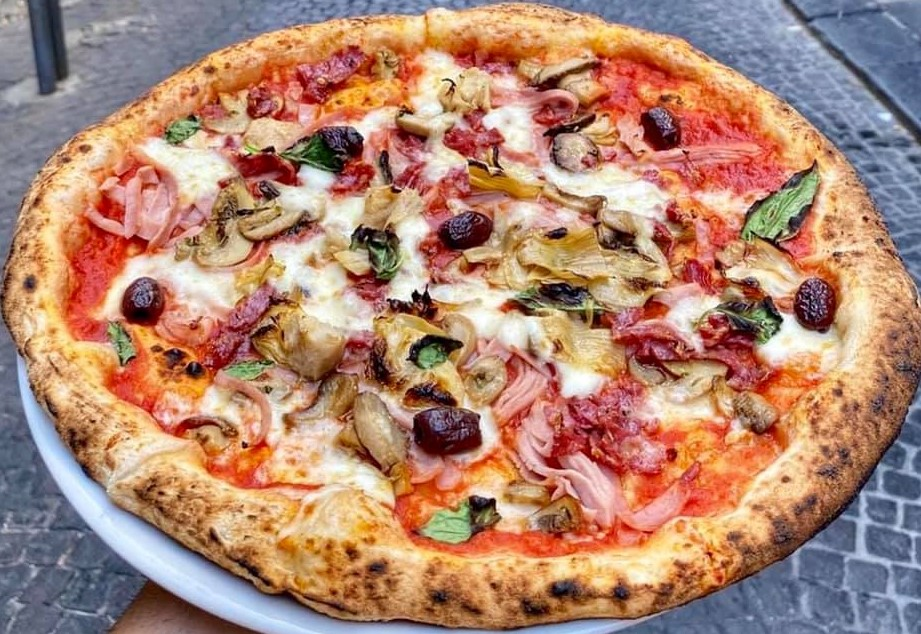
#> input picture datasets/images/train/image0008.jpg, 921 x 634 px
$ python -i kq.py   (imports and definitions only)
#> lines starting #> are read from the running program, lines starting #| are printed output that depends on the picture
#> further down, picture is the input picture: shape (634, 921, 3); mean B, G, R 114.2, 134.4, 176.5
from ultralytics import YOLO
import cv2

# Hàm áp dụng CLAHE
def apply_clahe(frame):
    lab = cv2.cvtColor(frame, cv2.COLOR_BGR2LAB)
#> lab: shape (634, 921, 3); mean of channels 0, 1, 2 152.8, 142.9, 146
    l, a, b = cv2.split(lab)
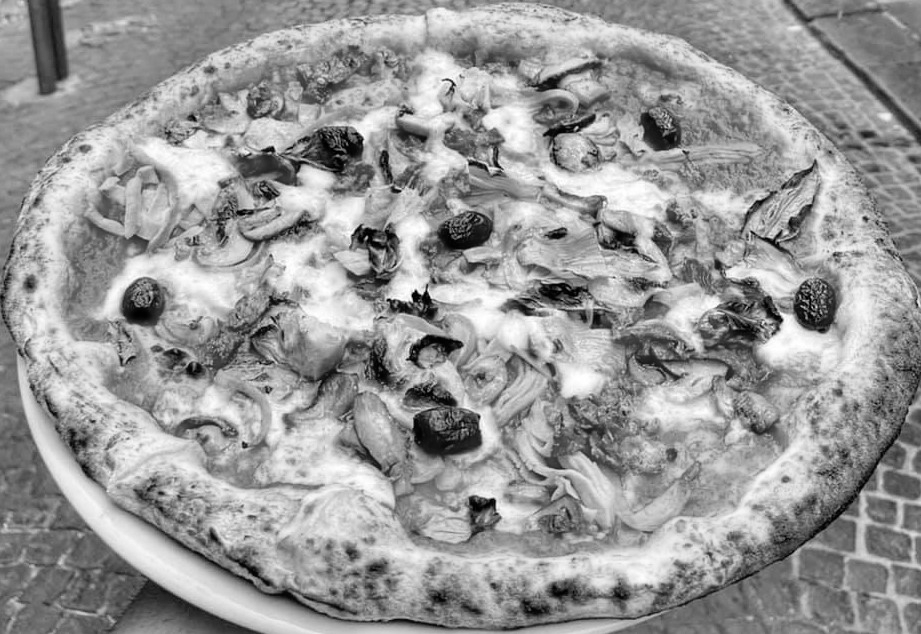
#> l: shape (634, 921); min 0, max 255, mean 152.8
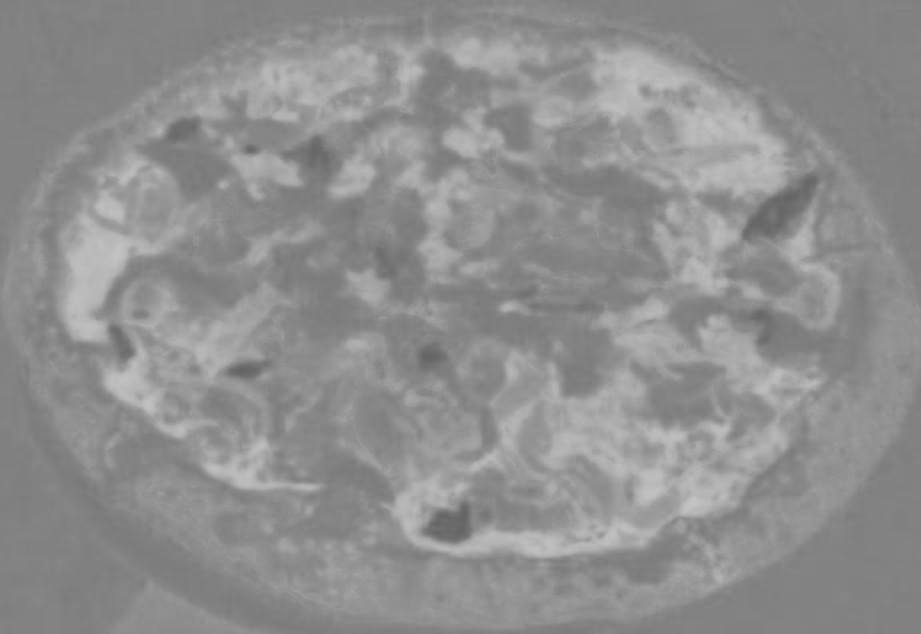
#> a: shape (634, 921); min 99, max 197, mean 142.9
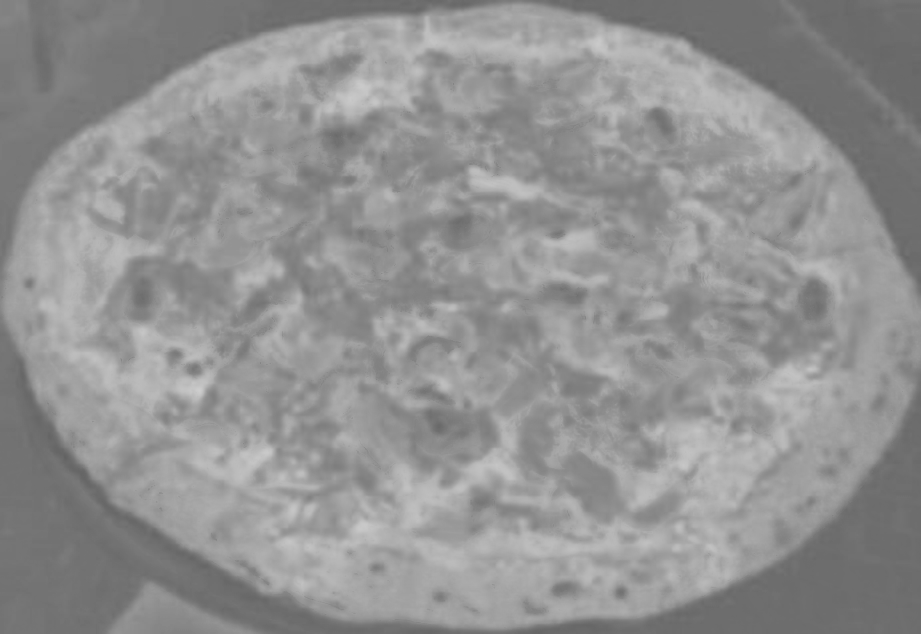
#> b: shape (634, 921); min 98, max 206, mean 146

    clahe = cv2.createCLAHE(clipLimit=3.0, tileGridSize=(8, 8))
    cl = clahe.apply(l)
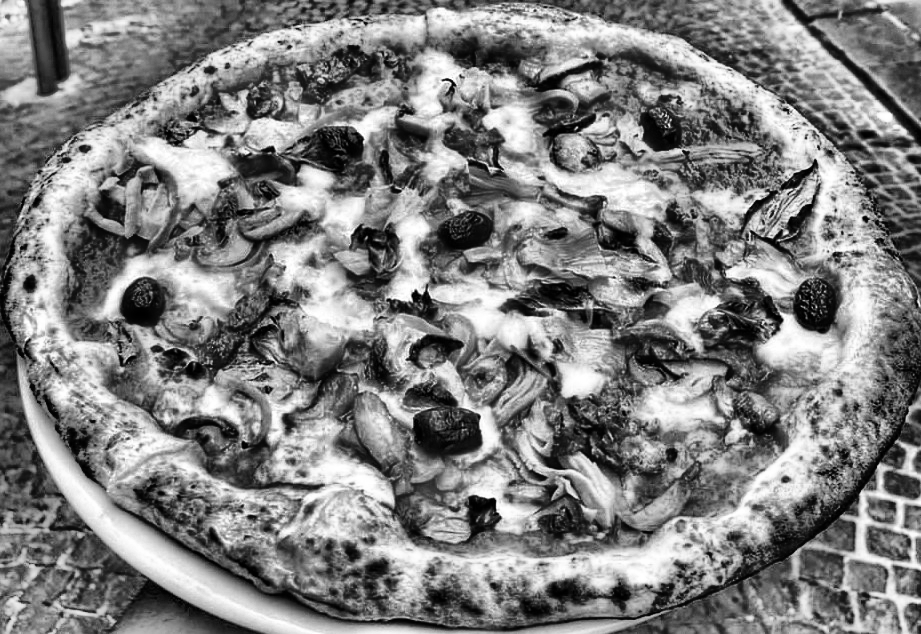
#> cl: shape (634, 921); min 0, max 255, mean 128.5

    merged = cv2.merge((cl, a, b))
#> merged: shape (634, 921, 3); mean of channels 0, 1, 2 128.5, 142.9, 146
    enhanced_frame = cv2.cvtColor(merged, cv2.COLOR_LAB2BGR)
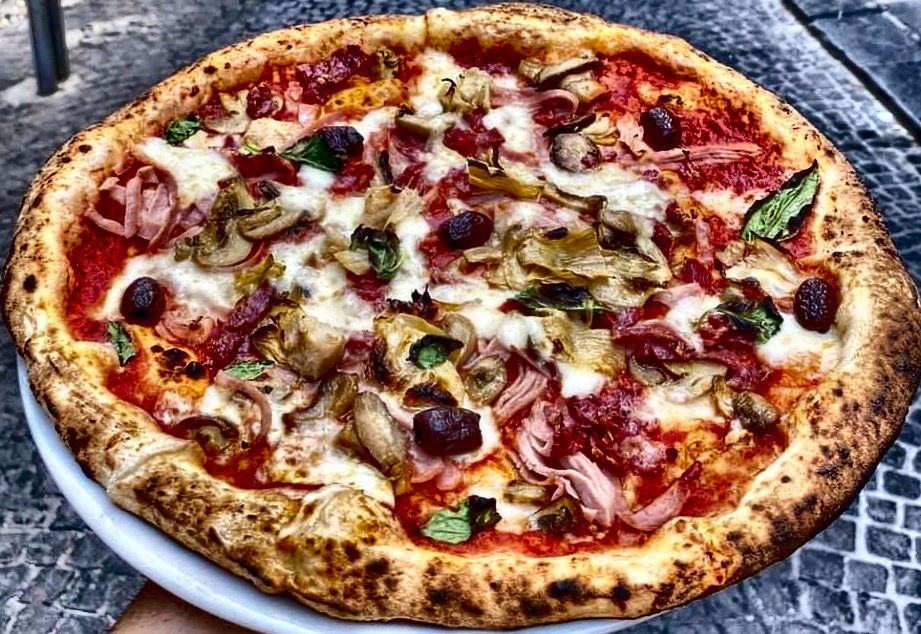
#> enhanced_frame: shape (634, 921, 3); mean B, G, R 95.1, 112.3, 150
    return enhanced_frame

# Nạp mô hình YOLO
# [1 line that did not run here, left out]

# Nạp video
video_path = r"videos\1462_CH03_20250607192844_202844.mp4"
# [5 lines not run here, left out]

# Tạo cửa sổ hiển thị
window_name = "YOLO + CLAHE (Cân bằng sáng)"
# [29 lines not run here, left out]

>>> import cv2
>>> picture = cv2.imread('datasets/images/train/image0008.jpg')
>>> result = apply_clahe(picture)

$ run again, on datasets/images/train/image0009.jpg
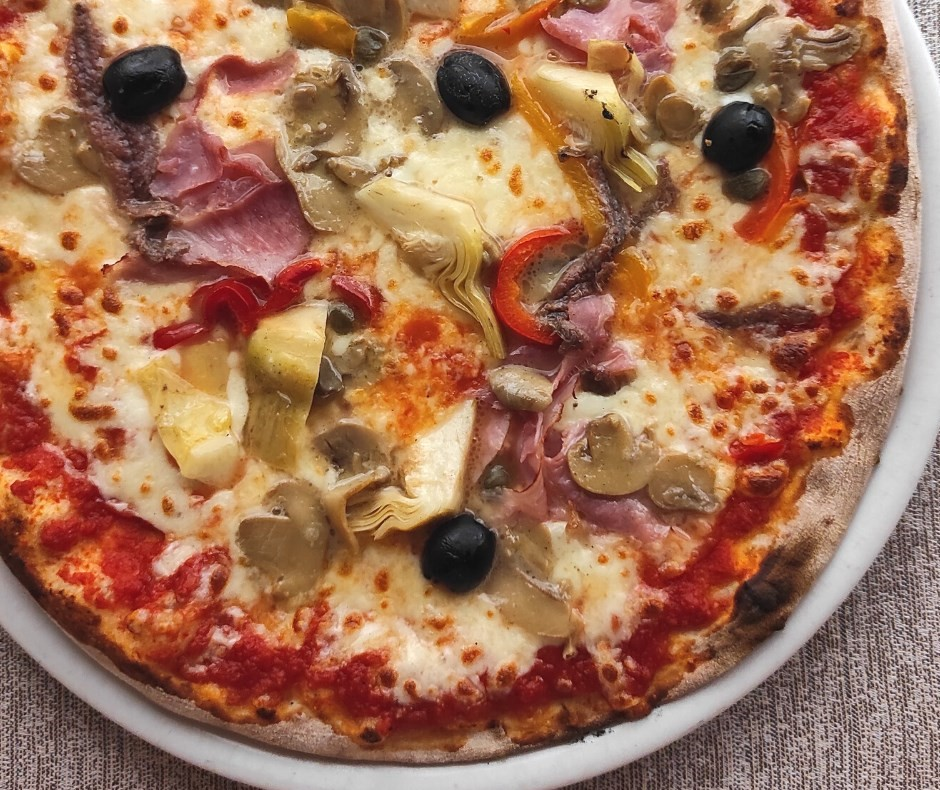
#> input picture datasets/images/train/image0009.jpg, 940 x 790 px
#> picture is the input picture: shape (790, 940, 3); mean B, G, R 86.5, 113.9, 162.2
#> lab: shape (790, 940, 3); mean of channels 0, 1, 2 133.2, 144.4, 151.6
#> in apply_clahe, `cl = clahe.apply(l)`:
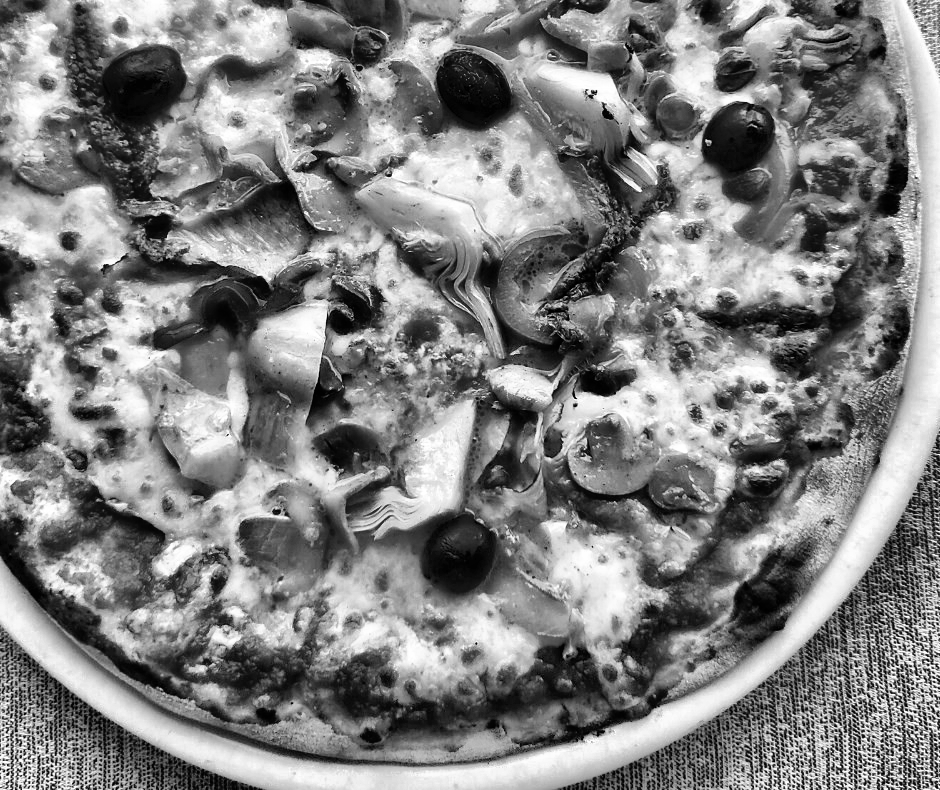
#> cl: shape (790, 940); min 0, max 255, mean 129.6
#> merged: shape (790, 940, 3); mean of channels 0, 1, 2 129.6, 144.4, 151.6
#> in apply_clahe, `enhanced_frame = cv2.cvtColor(merged, cv2.COLOR_LAB2BGR)`:
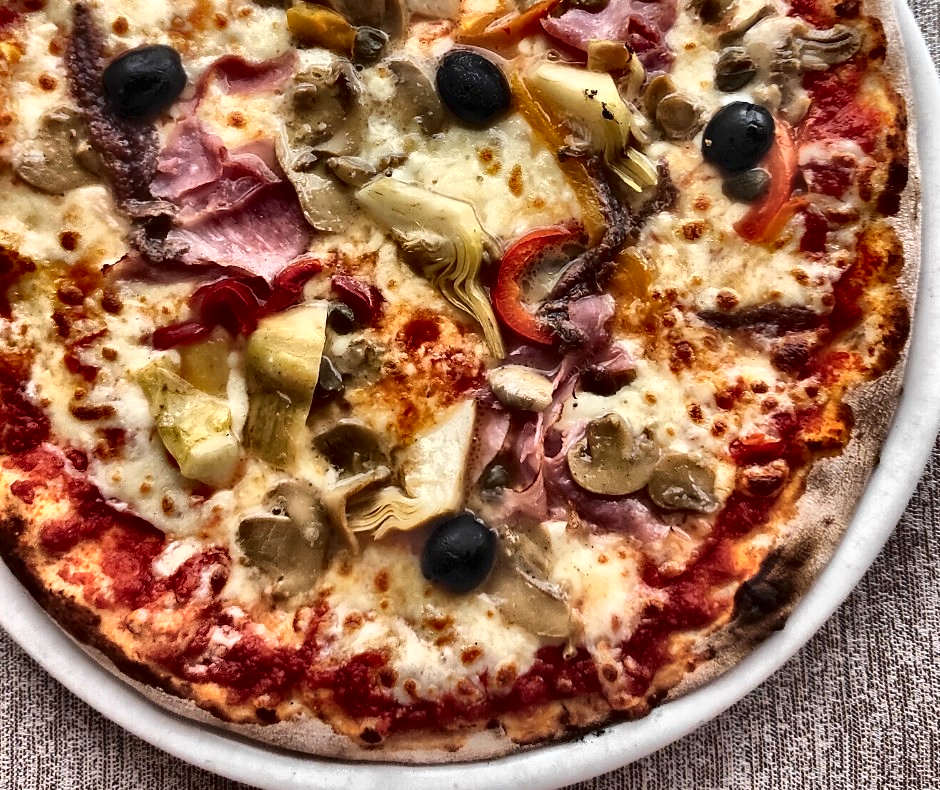
#> enhanced_frame: shape (790, 940, 3); mean B, G, R 85.5, 112, 158.3

$ run again, on datasets/images/train/image0011.jpg
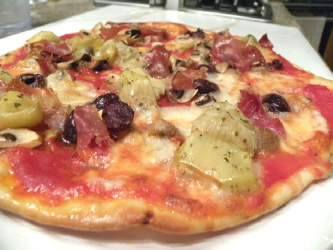
#> input picture datasets/images/train/image0011.jpg, 333 x 250 px
#> picture is the input picture: shape (250, 333, 3); mean B, G, R 114.9, 146.1, 193.9
#> lab: shape (250, 333, 3); mean of channels 0, 1, 2 164.3, 142.9, 152.6
#> in apply_clahe, `cl = clahe.apply(l)`:
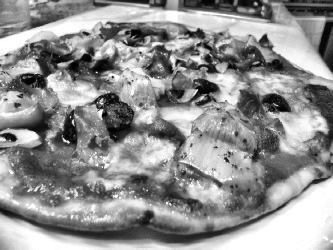
#> cl: shape (250, 333); min 1, max 255, mean 145
#> merged: shape (250, 333, 3); mean of channels 0, 1, 2 145, 142.9, 152.6
#> in apply_clahe, `enhanced_frame = cv2.cvtColor(merged, cv2.COLOR_LAB2BGR)`:
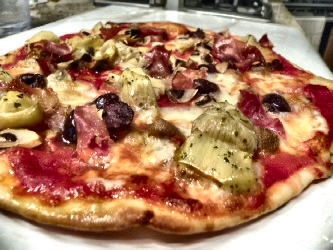
#> enhanced_frame: shape (250, 333, 3); mean B, G, R 97.8, 127.3, 172

$ run again, on datasets/images/train/image0017.jpg
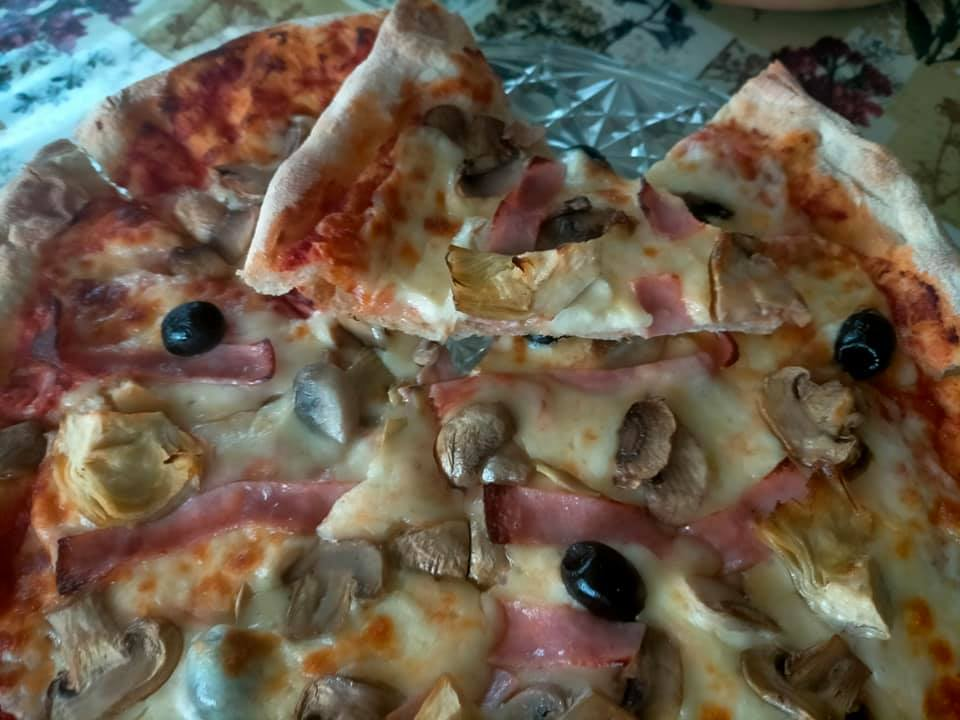
#> input picture datasets/images/train/image0017.jpg, 960 x 720 px
#> picture is the input picture: shape (720, 960, 3); mean B, G, R 74.5, 91.8, 106
#> lab: shape (720, 960, 3); mean of channels 0, 1, 2 101.4, 132.2, 140.9
#> in apply_clahe, `cl = clahe.apply(l)`:
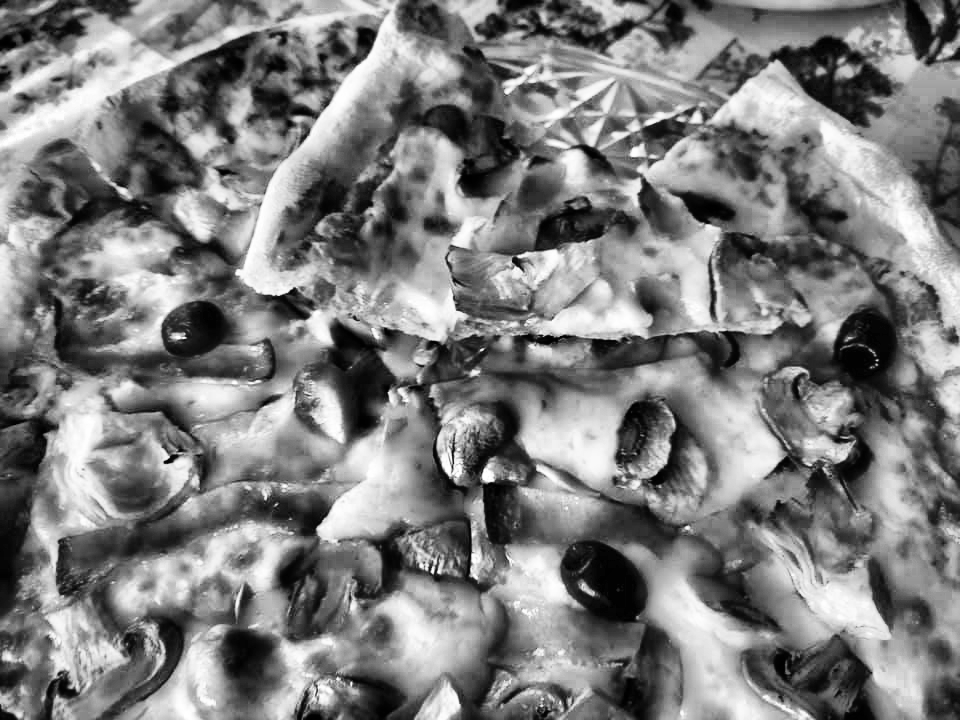
#> cl: shape (720, 960); min 0, max 255, mean 125.6
#> merged: shape (720, 960, 3); mean of channels 0, 1, 2 125.6, 132.2, 140.9
#> in apply_clahe, `enhanced_frame = cv2.cvtColor(merged, cv2.COLOR_LAB2BGR)`:
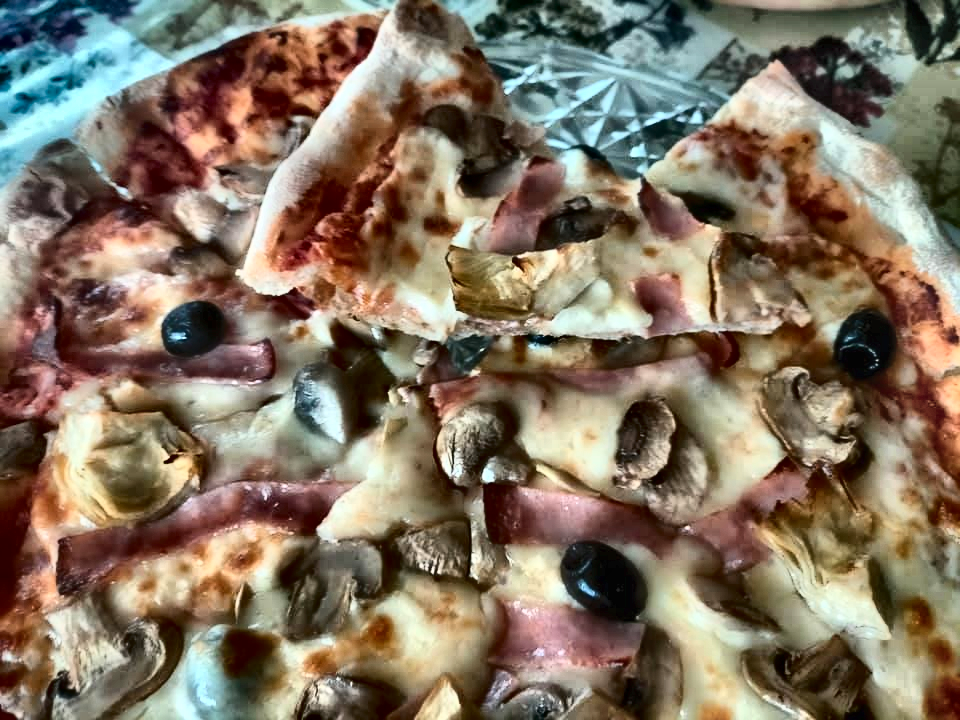
#> enhanced_frame: shape (720, 960, 3); mean B, G, R 99.2, 117.1, 131.9
